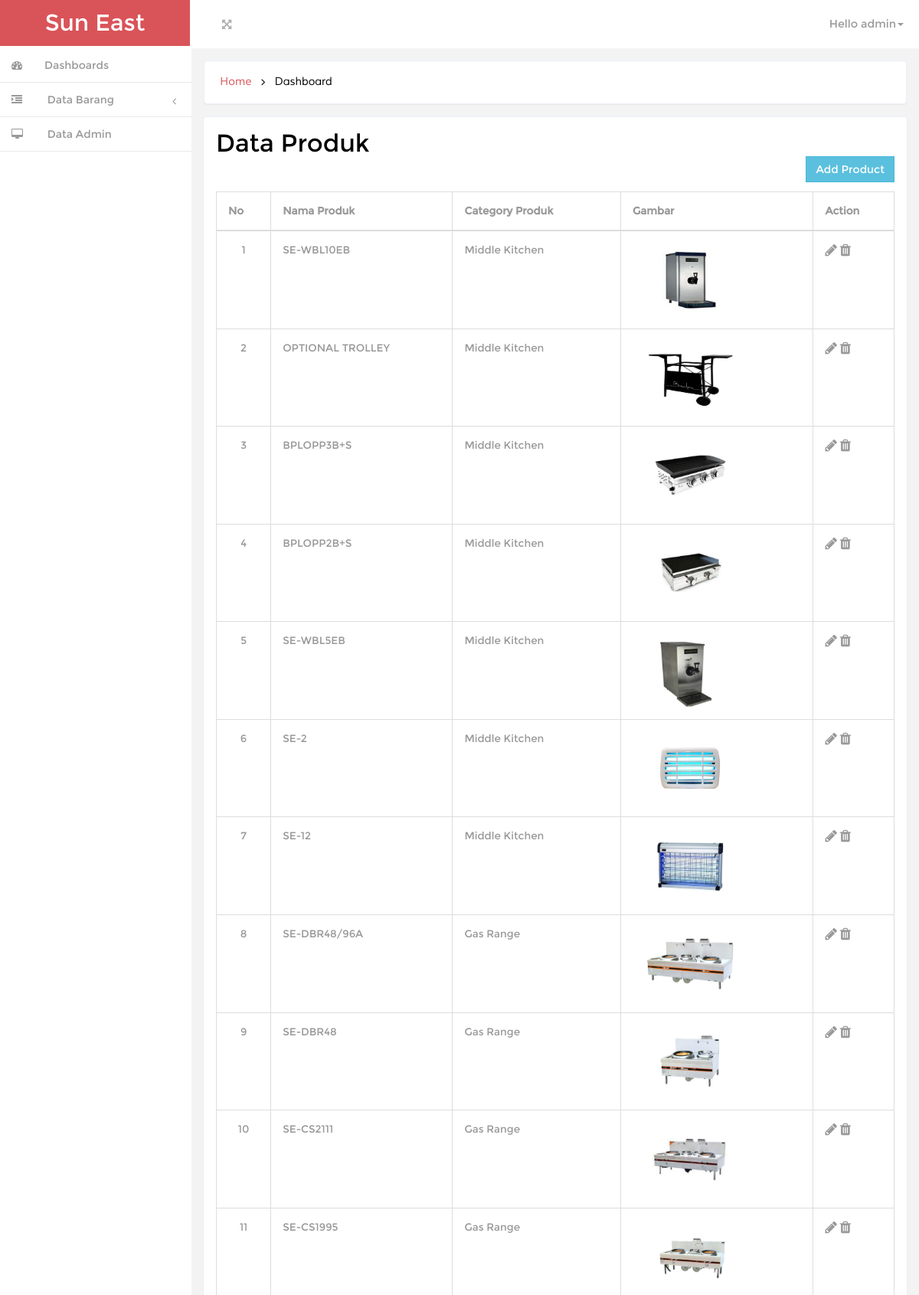
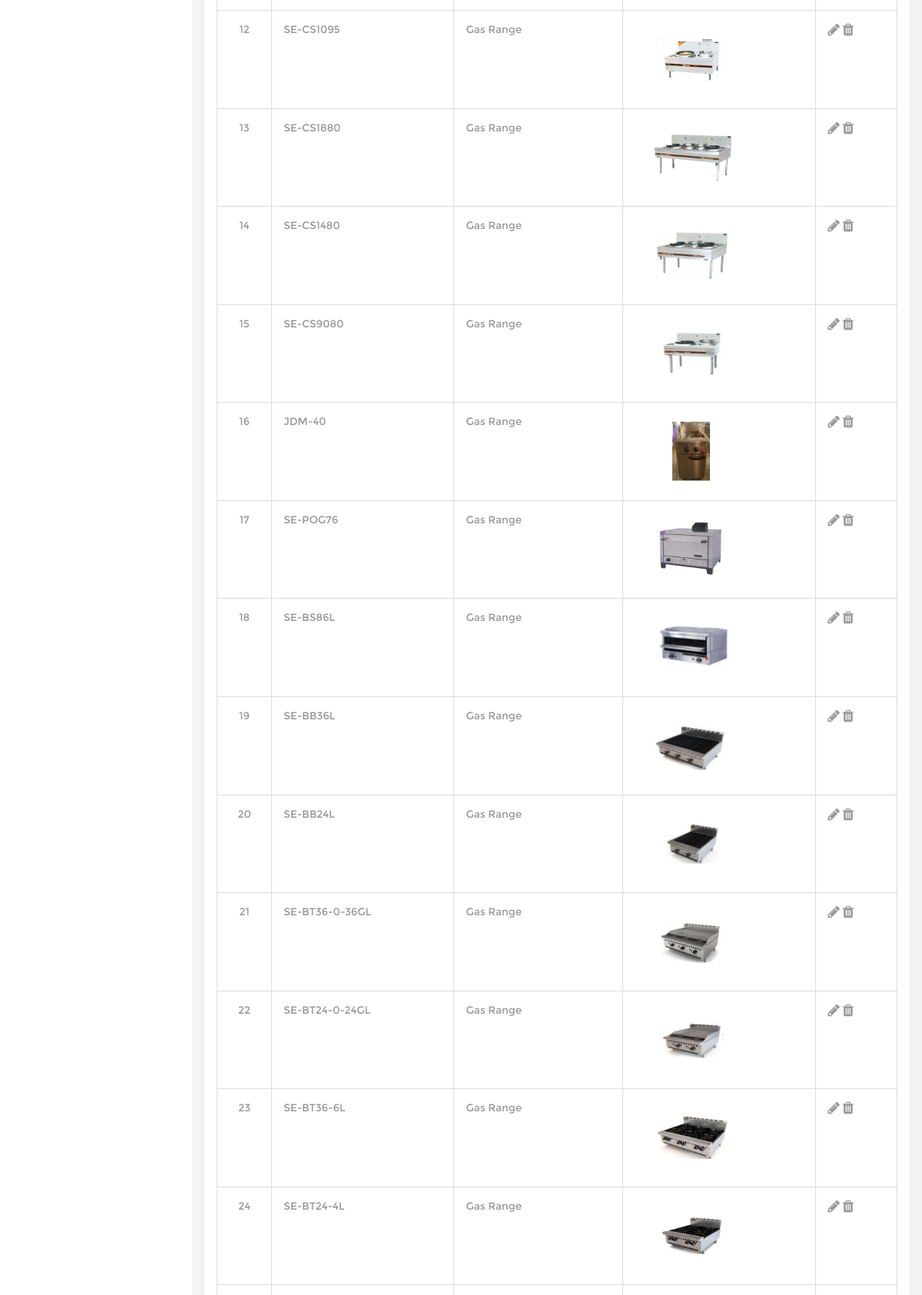
The page /adminpage/admin.php (signed in, upper part) on the database its author committed (2 pictures, top to bottom).
### tables this page shows
CREATE TABLE `tb_produk` (
  `id_produk` int(11) NOT NULL,
  `id_kategori` tinyint(4) DEFAULT NULL,
  `id_admin` tinyint(4) DEFAULT NULL,
  `nama_produk` varchar(100) DEFAULT NULL,
  `desk_produk` text,
  `gambar` varchar(100) DEFAULT NULL
);

CREATE TABLE `tb_kategori` (
  `id_kategori` tinyint(11) NOT NULL,
  `nama_kategori` varchar(100) DEFAULT NULL,
  `desk_kategori` text,
  `gambar` varchar(100) DEFAULT NULL
);

### adminpage/home.php (the view, shortened to what this page needs)
<div id="page-wrapper" class="gray-bg dashbard-1">
      <div class="content-main">
	    <div class="banner">
			<h2>
			<a href="admin.php">Home</a>
			<i class="fa fa-angle-right"></i>
			<span>Dashboard</span>
			</h2>
	    </div>
			<link rel="stylesheet" href="css/graph.css">
<div class="content-top">
	<div class="col-md-12 ">
		<div class="grid-form">
			<div class="grid-form1">
			 	<h3 id="forms-example" class="" style="margin-bottom: 0px;">Data Produk</h3>
						<a href="admin.php?page=add-produk" class="btn btn-info" style="float: right;">Add Product</a><br class="clear" /><br class="clear" />
					 <table class="table table-bordered">
						<thead>
							<tr>
								<th>No</th>
								<th>Nama Produk</th>
								<th>Category Produk</th>
								<th>Gambar</th>
								<th>Action</th>
							</tr>
						</thead>
						<tbody>
							<?php
								$query = mysql_query(" select tb_produk.id_produk, tb_produk.id_kategori, tb_produk.nama_produk, tb_kategori.nama_kategori,
								tb_produk.gambar, tb_produk.desk_produk from tb_produk INNER JOIN tb_kategori
								ON tb_kategori.id_kategori=tb_produk.id_kategori Order by id_kategori ASC");
								$i = 1;
								while($baris = mysql_fetch_array($query)){
									echo "<tr>
											<td align='center'>$i</td>
											<td>$baris[nama_produk]</td>
											<td>$baris[nama_kategori]</td>
											<td><img src='$baris[gambar]' width=150></td>
											<td>
												<a href='admin.php?page=edit-produk&id=$baris[id_produk]'><i class='fa fa-pencil fa-lg'></i></a>
												<a href='proses-delete-produk.php?id=$baris[id_produk]' onclick='return delete(\"Apa anda yakin untuk menghapus".$baris["nama_produk"]."?\")'><i class='fa fa-trash fa-lg'></i></a>
											</td>
											</tr>";
								$i++;
								}
									?>
						</tbody>
					</table>
			</div>
		</div>
	</div>
</div>

### adminpage/css/style.css (style rules this page uses)
h4, h5, h6, h1, h2, h3 { margin: 0; }
html, body { font-family:'Montserrat-Regular'; font-size: 100%; background:#F3F3F4; overflow-x: hidden; }
body a { transition:0.5s all; -webkit-transition:0.5s all; -moz-transition:0.5s all; -o-transition:0.5s all; -ms-transition:0.5s all; }
@media (min-width: 768px) { #page-wrapper { position: inherit; margin: 0 0 0 240px; min-height: 1000px; } }
.content-main { background-color: #F3F3F4; padding-top: 1em; }
.banner { background: #fff; display: block; margin: 0em 1em ; padding:1em; border: 1px solid #ebeff6; border-color: #ebeff6; border-radius: 4px; -webkit-border-radius: 4px; -o-border-radius: 4px; -moz-border-radius: 4px; -ms-border-radius: 4px; -webkit-box-shadow: 0 1px 1px rgba(0,0,0,.05); box-shadow: 0 1px 1px rgba(0,0,0,.05); }
.banner h2 { font-size:0.9em; }
.banner h2 a { color:#D95459; text-decoration:none; font-family: 'Muli-Regular'; padding:0.3em ; }
.banner h2 span { color:#000; font-family: 'Muli-Regular'; padding:0.3em ; }
.banner h2 i { color:#000; vertical-align:middle; padding:0.3em ; }
.content-top { padding: 1em 0; }
.grid-form { padding: 0em; }
.grid-form1 { background: #fff; margin-bottom: 1em; padding: 1em; border: 1px solid #ebeff6; border-radius: 4px; -webkit-border-radius: 4px; -o-border-radius: 4px; -moz-border-radius: 4px; -ms-border-radius: 4px; -webkit-box-shadow: 0 1px 1px rgba(0,0,0,.05); box-shadow: 0 1px 1px rgba(0,0,0,.05); }
.grid-form1:last-child { margin-bottom: 0em; }
.grid-form1 h3 { color: #000; font-size:2em; margin-bottom: 1em; }
.btn { border-radius: 0px; outline: none; }
.table td, .table>tbody>tr>td, .table>tbody>tr>th, .table>tfoot>tr>td, .table>tfoot>tr>th, .table>thead>tr>td, .table>thead>tr>th { padding: 15px !important; font-size: 0.85em; color: #999; border-top: none !important; }
td i { color:#999; }
.table { margin-bottom: 0; }

### adminpage/css/custom.css (style rules this page uses)
#page-wrapper { min-height: 568px; }
@media (min-width:768px) { #page-wrapper { position: inherit; margin: 0 0 0 250px; } }

### rows shown on the page
tb_produk: nama_produk "SE-WBL10EB", id_kategori.nama_kategori "Middle Kitchen", gambar (picture)
tb_produk: nama_produk "OPTIONAL TROLLEY", id_kategori.nama_kategori "Middle Kitchen", gambar (picture)
tb_produk: nama_produk "BPLOPP3B+S", id_kategori.nama_kategori "Middle Kitchen", gambar (picture)
tb_produk: nama_produk "BPLOPP2B+S", id_kategori.nama_kategori "Middle Kitchen", gambar (picture)
tb_produk: nama_produk "SE-WBL5EB", id_kategori.nama_kategori "Middle Kitchen", gambar (picture)
tb_produk: nama_produk "SE-2", id_kategori.nama_kategori "Middle Kitchen", gambar (picture)
tb_produk: nama_produk "SE-12", id_kategori.nama_kategori "Middle Kitchen", gambar (picture)
tb_produk: nama_produk "SE-DBR48/96A", id_kategori.nama_kategori "Gas Range", gambar (picture)
tb_produk: nama_produk "SE-DBR48", id_kategori.nama_kategori "Gas Range", gambar (picture)
tb_produk: nama_produk "SE-CS2111", id_kategori.nama_kategori "Gas Range", gambar (picture)
tb_produk: nama_produk "SE-CS1995", id_kategori.nama_kategori "Gas Range", gambar (picture)
tb_produk: nama_produk "SE-CS1095", id_kategori.nama_kategori "Gas Range", gambar (picture)
tb_produk: nama_produk "SE-CS1880", id_kategori.nama_kategori "Gas Range", gambar (picture)
tb_produk: nama_produk "SE-CS1480", id_kategori.nama_kategori "Gas Range", gambar (picture)
tb_produk: nama_produk "SE-CS9080", id_kategori.nama_kategori "Gas Range", gambar (picture)
tb_produk: nama_produk "JDM-40", id_kategori.nama_kategori "Gas Range", gambar (picture)
tb_produk: nama_produk "SE-POG76", id_kategori.nama_kategori "Gas Range", gambar (picture)
tb_produk: nama_produk "SE-BS86L", id_kategori.nama_kategori "Gas Range", gambar (picture)
tb_produk: nama_produk "SE-BB36L", id_kategori.nama_kategori "Gas Range", gambar (picture)
tb_produk: nama_produk "SE-BB24L", id_kategori.nama_kategori "Gas Range", gambar (picture)
tb_produk: nama_produk "SE-BT36-0-36GL", id_kategori.nama_kategori "Gas Range", gambar (picture)
tb_produk: nama_produk "SE-BT24-0-24GL", id_kategori.nama_kategori "Gas Range", gambar (picture)
tb_produk: nama_produk "SE-BT36-6L", id_kategori.nama_kategori "Gas Range", gambar (picture)
tb_produk: nama_produk "SE-BT24-4L", id_kategori.nama_kategori "Gas Range", gambar (picture)

### other values the page prints
$_SESSION['username'] "admin"
